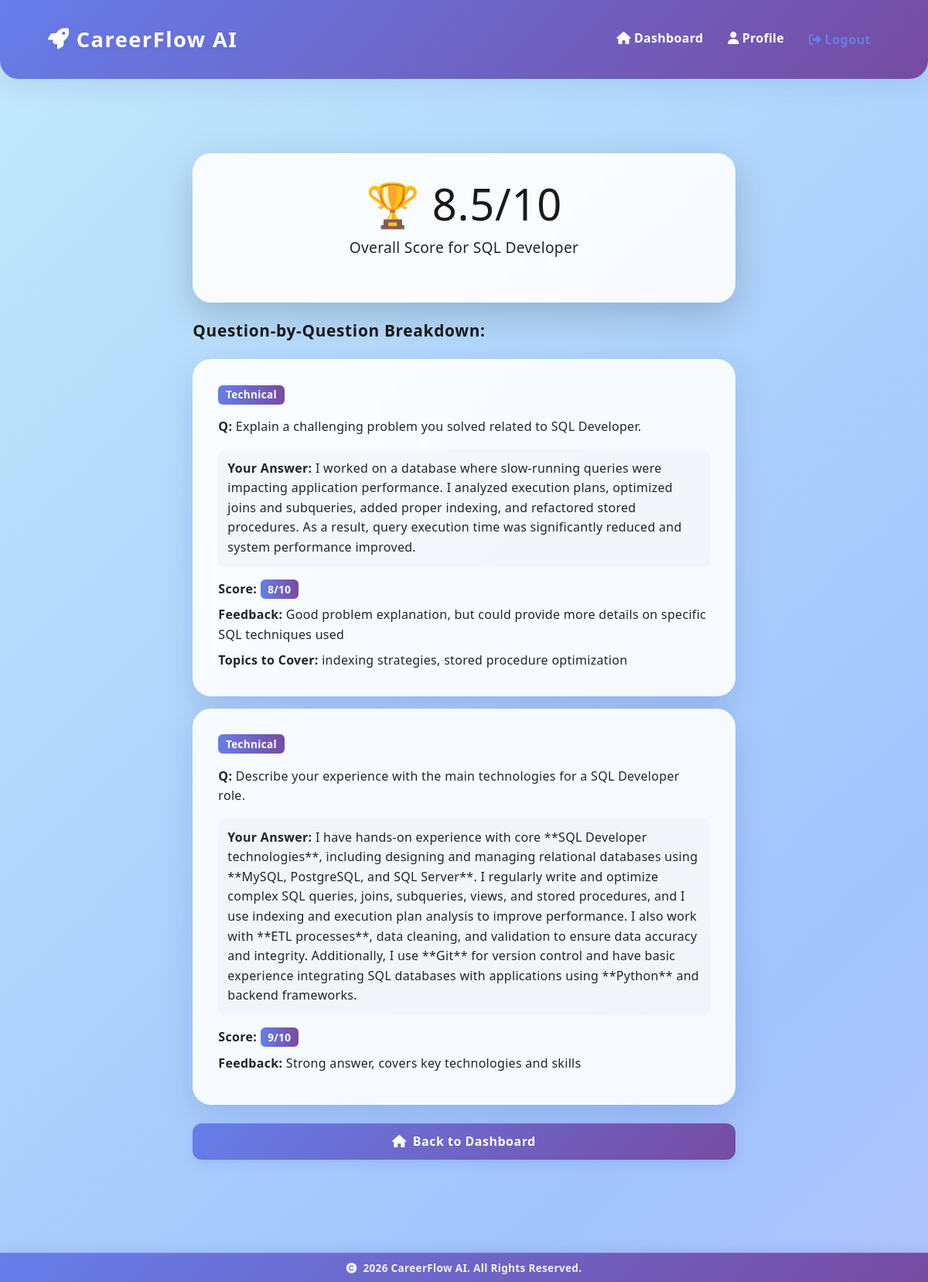
The app's page /interview/30/feedback/ (signed in) with its own data.
### interviews/models.py (models this page shows, shortened)
class InterviewSession(models.Model):
    STATUS_CHOICES = [
        ('setup', 'Setup'),
        ('in_progress', 'In Progress'),
        ('completed', 'Completed'),
    ]
    user = models.ForeignKey(User, on_delete=models.CASCADE)
    job_description = models.TextField()
    role_title = models.CharField(max_length=200)
    resume = models.FileField(upload_to='resumes/')
    status = models.CharField(max_length=20, choices=STATUS_CHOICES, default='setup')
    overall_score = models.FloatField(default=0.0)
    created_at = models.DateTimeField(auto_now_add=True)
    completed_at = models.DateTimeField(null=True, blank=True)

class Answer(models.Model):
    question = models.OneToOneField(Question, on_delete=models.CASCADE, related_name='answer')
    user_response = models.TextField()
    is_voice = models.BooleanField(default=False)
    ai_score = models.IntegerField(default=0)
    ai_feedback = models.TextField()
    topics_to_cover = models.TextField(blank=True)
    answered_at = models.DateTimeField(auto_now_add=True)

class Question(models.Model):
    TYPE_CHOICES = [
        ('technical', 'Technical'),
        ('behavioral', 'Behavioral'),
    ]
    session = models.ForeignKey(InterviewSession, on_delete=models.CASCADE, related_name='questions')
    question_text = models.TextField()
    question_type = models.CharField(max_length=20, choices=TYPE_CHOICES)
    order = models.IntegerField(default=0)

### interviews/views.py (the view)
# urls.py: path('<int:session_id>/feedback/', views.interview_feedback, name='interview_feedback'),
@login_required
def interview_feedback(request, session_id):
    session = get_object_or_404(InterviewSession, id=session_id, user=request.user)
    answers = Answer.objects.filter(question__session=session).order_by('question__order')
    return render(request, 'interviews/feedback.html', {
        'session': session,
        'answers': answers
    })

### interviews/templates/interviews/feedback.html (shortened to what this page needs)
{% extends 'base.html' %}
{% block content %}
<div class="container py-4 py-md-5">
  <div class="row justify-content-center">
    <div class="col-12 col-md-10 col-lg-8">
      <div class="card shadow-lg border-0 mb-4">
        <div class="card-body text-center">
          <h1 class="display-4 mb-2" style="font-size: clamp(2rem, 5vw, 3.5rem);">🏆 {{ session.overall_score|floatformat:1 }}/10</h1>
          <p class="lead" style="font-size: clamp(1rem, 2vw, 1.2rem);">Overall Score for <strong>{{ session.role_title }}</strong></p>
        </div>
      </div>
      <h4 class="mb-4" style="font-size: clamp(1.1rem, 2.5vw, 1.3rem);">Question-by-Question Breakdown:</h4>
      {% for answer in answers %}
      <div class="card mb-3">
        <div class="card-body">
          <span class="badge bg-{% if answer.question.question_type == 'technical' %}primary{% else %}success{% endif %}">
            {{ answer.question.question_type|title }}
          </span>
          <p class="mt-3 mb-2" style="word-break: break-word;"><strong>Q:</strong> {{ answer.question.question_text }}</p>
          <div style="background: rgba(0,0,0,0.02); padding: clamp(8px, 2vw, 12px); border-radius: 0.5rem; margin: clamp(12px, 2vw, 16px) 0;">
            <p class="mb-0" style="word-break: break-word; font-size: clamp(0.9rem, 1.5vw, 1rem);"><strong>Your Answer:</strong> {{ answer.user_response }}</p>
          </div>
          <p class="mb-2" style="word-break: break-word;"><strong>Score:</strong> <span class="badge bg-primary">{{ answer.ai_score }}/10</span></p>
          <p class="mb-2" style="word-break: break-word;"><strong>Feedback:</strong> {{ answer.ai_feedback }}</p>
          {% if answer.topics_to_cover %}
          <p class="mb-0" style="word-break: break-word;"><strong>Topics to Cover:</strong> {{ answer.topics_to_cover }}</p>
          {% endif %}
        </div>
      </div>
      {% endfor %}
      <div class="d-grid mt-4">
        <a href="{% url 'dashboard' %}" class="btn btn-primary btn-lg"><i class="fas fa-home me-2"></i><span class="d-none d-sm-inline">Back to Dashboard</span><span class="d-inline d-sm-none">Home</span></a>
      </div>
    </div>
  </div>
</div>
{% endblock %}

### core/static/responsive.css (style rules this page uses)
:root { --font-size-base: clamp(14px, 2.5vw, 16px); --font-size-h1: clamp(24px, 5vw, 48px); --font-size-h2: clamp(20px, 4vw, 36px); --font-size-h3: clamp(18px, 3.5vw, 28px); --font-size-h4: clamp(16px, 3vw, 24px); --font-size-h5: clamp(14px, 2.5vw, 20px); --spacing-xs: clamp(4px, 1vw, 8px); --spacing-sm: clamp(8px, 2vw, 12px); --spacing-md: clamp(16px, 3vw, 24px); --spacing-lg: clamp(24px, 4vw, 32px); --spacing-xl: clamp(32px, 5vw, 48px); --padding-mobile: clamp(12px, 3vw, 16px); --padding-tablet: clamp(16px, 4vw, 20px); --padding-desktop: clamp(24px, 5vw, 32px); }
* { box-sizing: border-box; }
html { font-size: 16px; scroll-behavior: smooth; }
body { font-size: var(--font-size-base); line-height: 1.6; font-family: 'Segoe UI', Tahoma, Geneva, Verdana, sans-serif; word-break: break-word; overflow-x: hidden; }
h1, h2, h3, h4, h5, h6 { line-height: 1.2; margin-bottom: var(--spacing-md); word-wrap: break-word; }
h1 { font-size: var(--font-size-h1); }
h4 { font-size: var(--font-size-h4); }
p { margin-bottom: var(--spacing-md); font-size: inherit; }
.lead { font-size: clamp(14px, 2vw, 18px); }
.container, .container-fluid { padding-left: var(--padding-mobile); padding-right: var(--padding-mobile); }
@media (min-width: 768px) { .container, .container-fluid { padding-left: var(--padding-tablet); padding-right: var(--padding-tablet); } }
@media (min-width: 1200px) { .container, .container-fluid { padding-left: var(--padding-desktop); padding-right: var(--padding-desktop); } }
.row { margin-left: calc(-1 * var(--spacing-xs)); margin-right: calc(-1 * var(--spacing-xs)); }
.row > * { padding-left: var(--spacing-xs); padding-right: var(--spacing-xs); }
@media (min-width: 768px) { .row { margin-left: calc(-1 * var(--spacing-md)); margin-right: calc(-1 * var(--spacing-md)); } }
@media (min-width: 768px) { .row > * { padding-left: var(--spacing-md); padding-right: var(--spacing-md); } }
.card { margin-bottom: var(--spacing-md); border-radius: clamp(0.8rem, 2vw, 1.5rem); }
.card-body { padding: var(--padding-mobile); }
@media (min-width: 768px) { .card-body { padding: var(--padding-tablet); } }
@media (min-width: 1200px) { .card-body { padding: var(--padding-desktop); } }
.btn { font-size: clamp(0.85rem, 2vw, 1rem); padding: clamp(0.4rem, 1vw, 0.7rem) clamp(0.8rem, 2vw, 1.5rem); border-radius: clamp(0.4rem, 1vw, 0.8rem); min-height: 44px; display: inline-flex; align-items: center; justify-content: center; white-space: normal; word-break: break-word; }
.btn-lg { font-size: clamp(0.9rem, 2.5vw, 1.1rem); padding: clamp(0.5rem, 1.5vw, 0.9rem) clamp(1rem, 2.5vw, 2rem); }
.badge { font-size: clamp(0.7rem, 1.2vw, 0.85rem); padding: clamp(0.2rem, 0.5vw, 0.35rem) clamp(0.4rem, 1vw, 0.6rem); word-break: break-word; display: inline-block; }
@media (min-width: 1200px) { .col-lg-8 { flex: 0 0 66.666%; max-width: 66.666%; } }
@media (orientation: portrait) { body { max-width: 100%; } }

### records on screen
InterviewSession: overall_score "8.5", role_title "SQL Developer"
Answer: question.question_type "Technical", question.question_text "Explain a challenging problem you solved related to SQL Developer.", user_response "I worked on a database where slow-running queries were impacting application performance. I analyzed execution plans, optimized joins and subqueries, added proper indexing, and refactored stored procedures. As a result, query execution time was significantly reduced and system performance improved.", ai_score "8", ai_feedback "Good problem explanation, but could provide more details on specific SQL techniques used", topics_to_cover "indexing strategies, stored procedure optimization"
Answer: question.question_type "Technical", question.question_text "Describe your experience with the main technologies for a SQL Developer role.", user_response "I have hands-on experience with core **SQL Developer technologies**, including designing and managing relational databases using **MySQL, PostgreSQL, and SQL Server**. I regularly write and optimize complex SQL queries, joins, subqueries, views, and stored procedures, and I use indexing and execution plan analysis to improve performance. I also work with **ETL processes**, data cleaning, and validation to ensure data accuracy and integrity. Additionally, I use **Git** for version control and have basic experience integrating SQL databases with applications using **Python** and backend frameworks.", ai_score "9", ai_feedback "Strong answer, covers key technologies and skills"
